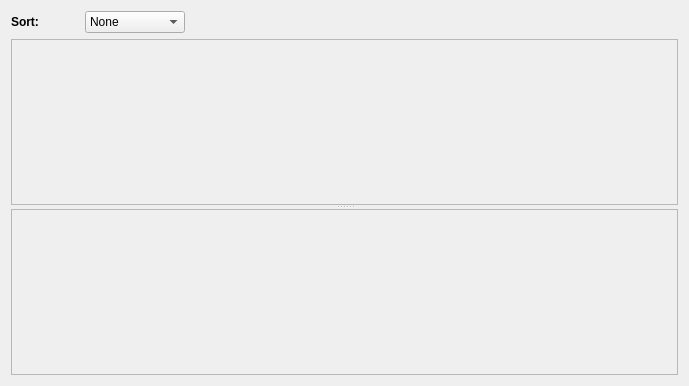
<ui version="4.0" >
 <class>TransferFeed</class>
 <widget class="QWidget" name="TransferFeed" >
  <property name="geometry" >
   <rect>
    <x>0</x>
    <y>0</y>
    <width>689</width>
    <height>386</height>
   </rect>
  </property>
  <property name="windowTitle" >
   <string>Form</string>
  </property>
  <layout class="QVBoxLayout" >
   <item>
    <layout class="QHBoxLayout" >
     <item>
      <widget class="QLabel" name="label" >
       <property name="sizePolicy" >
        <sizepolicy vsizetype="Fixed" hsizetype="Preferred" >
         <horstretch>0</horstretch>
         <verstretch>0</verstretch>
        </sizepolicy>
       </property>
       <property name="font" >
        <font>
         <weight>75</weight>
         <bold>true</bold>
        </font>
       </property>
       <property name="text" >
        <string>Sort:</string>
       </property>
      </widget>
     </item>
     <item>
      <spacer>
       <property name="orientation" >
        <enum>Qt::Horizontal</enum>
       </property>
       <property name="sizeType" >
        <enum>QSizePolicy::Fixed</enum>
       </property>
       <property name="sizeHint" >
        <size>
         <width>40</width>
         <height>20</height>
        </size>
       </property>
      </spacer>
     </item>
     <item>
      <widget class="QComboBox" name="modeComboBox" >
       <property name="minimumSize" >
        <size>
         <width>100</width>
         <height>0</height>
        </size>
       </property>
       <item>
        <property name="text" >
         <string>None</string>
        </property>
       </item>
      </widget>
     </item>
     <item>
      <spacer>
       <property name="orientation" >
        <enum>Qt::Horizontal</enum>
       </property>
       <property name="sizeHint" >
        <size>
         <width>50</width>
         <height>20</height>
        </size>
       </property>
      </spacer>
     </item>
    </layout>
   </item>
   <item>
    <widget class="QSplitter" name="splitter" >
     <property name="orientation" >
      <enum>Qt::Vertical</enum>
     </property>
     <widget class="QFrame" name="frameDown" >
      <property name="sizePolicy" >
       <sizepolicy vsizetype="Expanding" hsizetype="Preferred" >
        <horstretch>0</horstretch>
        <verstretch>0</verstretch>
       </sizepolicy>
      </property>
      <property name="frameShape" >
       <enum>QFrame::StyledPanel</enum>
      </property>
      <property name="frameShadow" >
       <enum>QFrame::Raised</enum>
      </property>
     </widget>
     <widget class="QFrame" name="frameUp" >
      <property name="sizePolicy" >
       <sizepolicy vsizetype="Expanding" hsizetype="Preferred" >
        <horstretch>0</horstretch>
        <verstretch>0</verstretch>
       </sizepolicy>
      </property>
      <property name="frameShape" >
       <enum>QFrame::StyledPanel</enum>
      </property>
      <property name="frameShadow" >
       <enum>QFrame::Raised</enum>
      </property>
     </widget>
    </widget>
   </item>
  </layout>
 </widget>
 <resources>
  <include location="images.qrc" />
 </resources>
 <connections/>
</ui>
